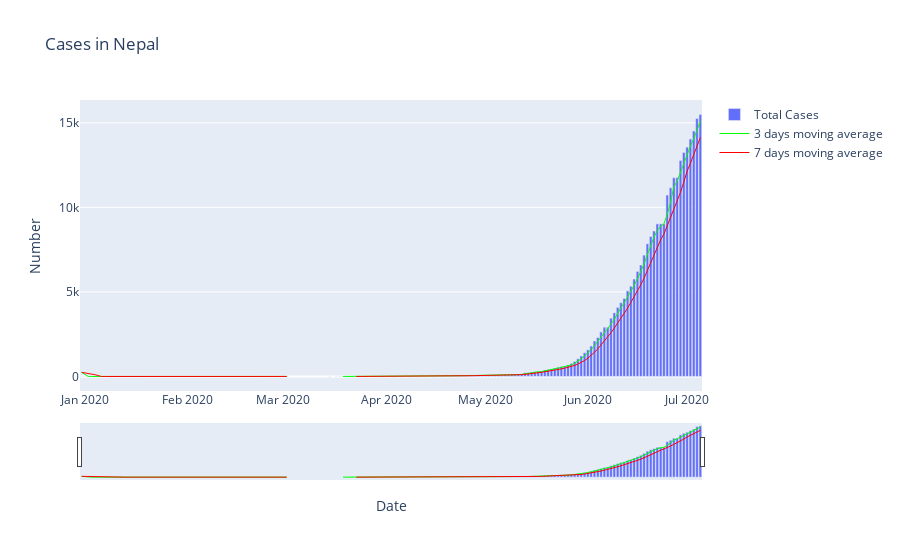

Write notebook code for a chart like this one.
### Code cell
fig5 = go.Figure(data=[
  
    go.Bar(name='Total Cases', x=Nepal['date'], y=Nepal['total_cases'])


])

fig5.add_trace(go.Scatter(x=Nepal.date, y=Nepal.MAvg3, 
                          mode='lines',
                          name='3 days moving average',
              line=dict(color='lime', width=1)))

fig5.add_trace(go.Scatter(x=Nepal.date, y=Nepal.MAvg7, 
                          mode='lines',
                          name='7 days moving average',
              line=dict(color='red', width=1)))

fig5.update_xaxes(rangeslider_visible=True)

fig5.update_layout(title='Cases in Nepal',
                   xaxis_title='Date',
                   yaxis_title='Number')

# Change the bar mode
#fig5.update_layout(barmode='group')
fig5.show()

### Figure 1 — Plotly figure (JSON) as saved in the notebook; plotly's stock layout.template omitted (floating-point values rounded to 4 significant figures; data arrays with more than 128 entries replaced by an {"elided": "..."} marker saying what was removed)
{"data": [{"name": "Total Cases", "type": "bar", "x": {"elided": "188 str values"}, "y": {"elided": "188 int values"}}, {"line": {"color": "lime", "width": 1}, "mode": "lines", "name": "3 days moving average", "type": "scatter", "x": {"elided": "188 str values"}, "y": {"elided": "188 float values"}}, {"line": {"color": "red", "width": 1}, "mode": "lines", "name": "7 days moving average", "type": "scatter", "x": {"elided": "188 str values"}, "y": {"elided": "188 float values"}}], "layout": {"title": {"text": "Cases in Nepal"}, "xaxis": {"rangeslider": {"visible": true}, "title": {"text": "Date"}}, "yaxis": {"title": {"text": "Number"}}}}
